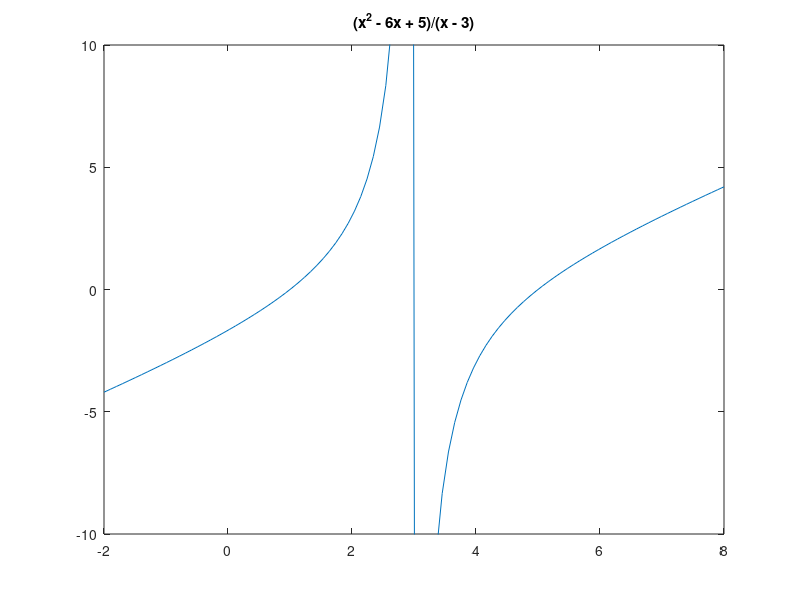

Source code (MATLAB):
%{
3.7
Plot the function f(x) = (x^2 - 6x + 5)/(x - 3) using 200 points over the
range -2 <= x <= 8. Note that there is an asymptote at x = 3, so the
function will tend to infinity near to that point. In order to see the rest
of the plot properly, you will need to limit the y-axis to a reasonable
size, so use the axis command to limit the y-axis to the range -10 to 10.
%}

x = linspace(-2, 8);
f = (x.^2 - 6.*x + 5)./(x - 3);
plot(x, f)
axis([-2 8 -10 10])
title('(x^2 - 6x + 5)/(x - 3)');